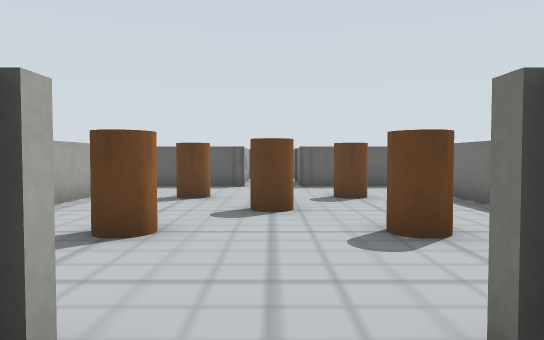
View 1 (above)

15 first-person views from a walk through a robot-simulator world made for Gazebo. The camera is 0.49 m above the floor, tilts 2° down and sees 70° across. The floor is counted in squares, 0.5 m on a side. Each view is taken from the middle of a square. On the plan, view 1 faces up. The plan holds only what a view shows up to about 13 squares ahead; the rest is blank. The place goes on beyond the plan.

View 2
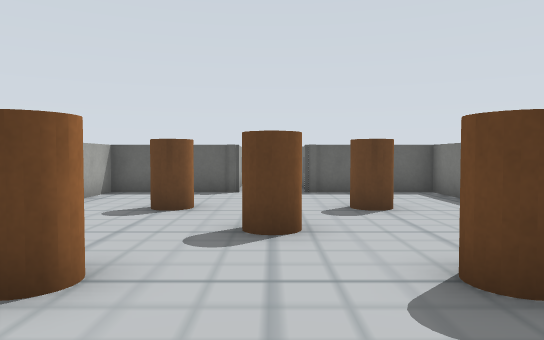

View 3
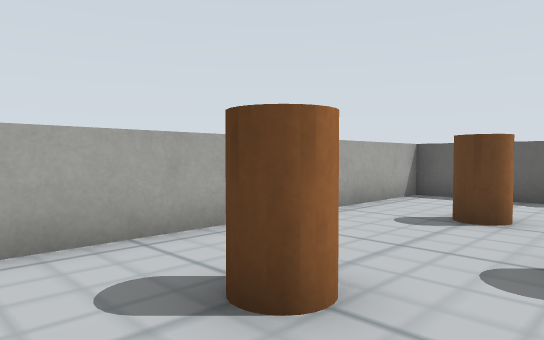

View 4
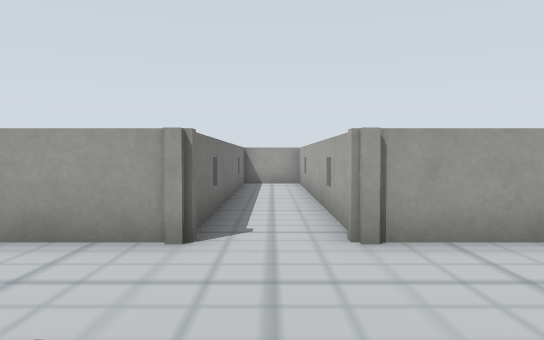

View 5
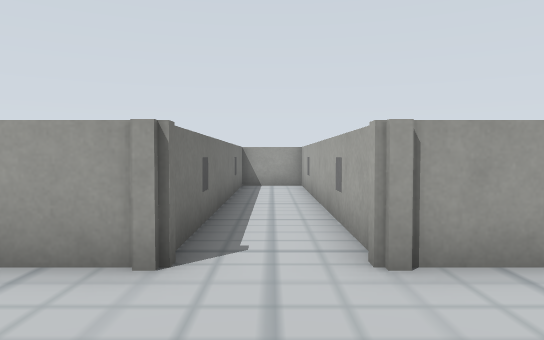

View 6
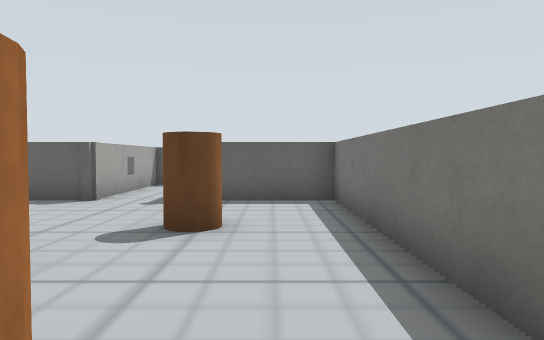

View 7
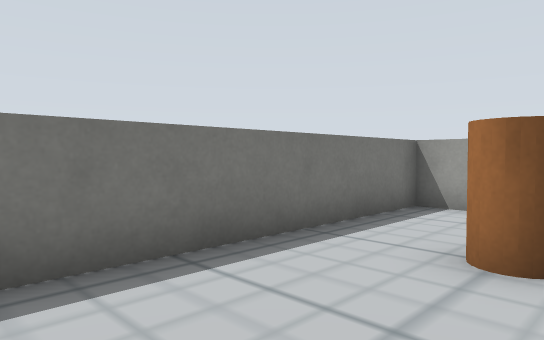

View 8
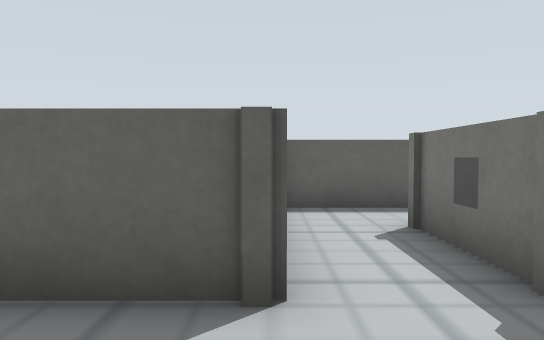

View 9
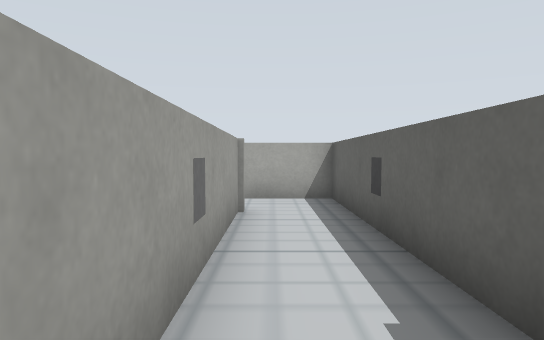

View 10
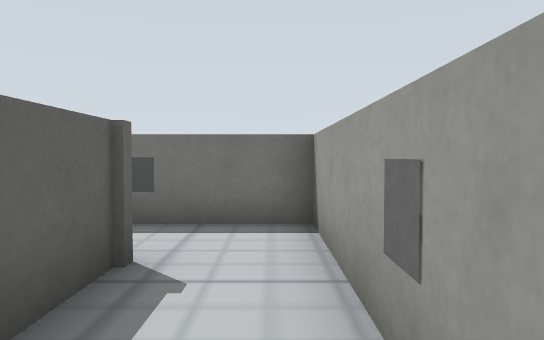

View 11
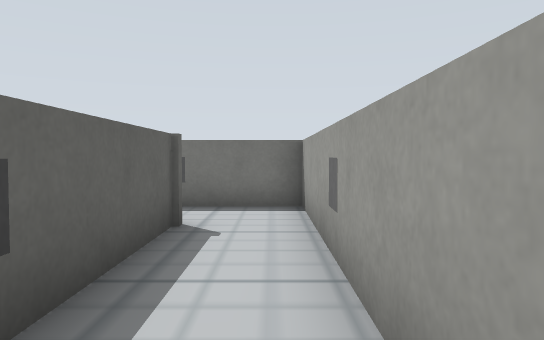

View 12
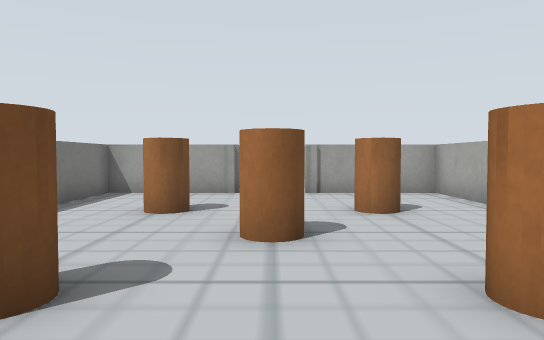

View 13
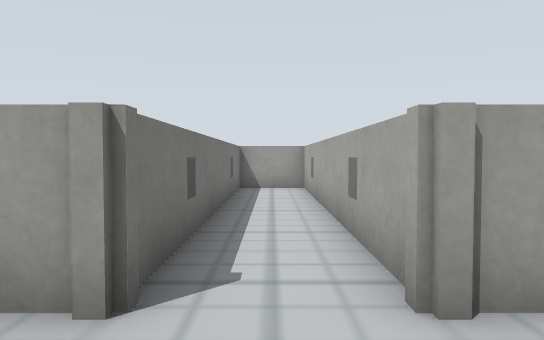

View 14
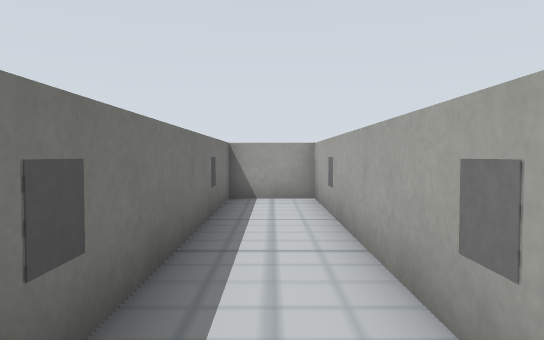

View 15
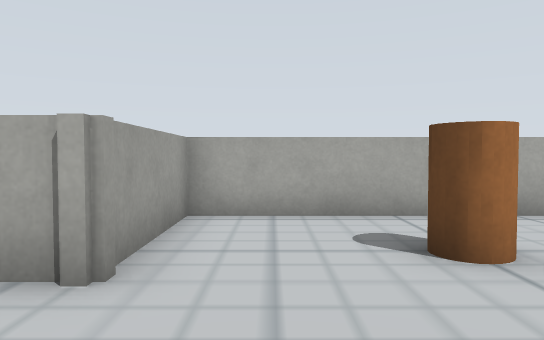

### Floor plan
Ten units are one square. View 1 is at (0, 0); x grows to the right and y downward. Boxes are objects, and circles mark ways between rooms. Rooms are numbered by the first view taken in them; rooms with no view inside come last. Other rooms are left out.
<svg viewBox="-49 -180 140 265">
<path fill="none" stroke="#000" d="M-10 -155 -10 -126 -44 -126 -44 -16 -10 -16 -10 80 10 80 10 -16 44 -16 44 -126 10 -126 10 -154M64 -154 86 -154 86 -175M10 -154 64 -154M66 -174 -10 -174 -10 -155"/>
<rect x="-25" y="-55" width="10" height="10" fill="#bbb"><title>orange cylinder</title></rect>
<rect x="-25" y="-105" width="10" height="20" fill="#bbb"><title>orange cylinder</title></rect>
<rect x="-5" y="-85" width="10" height="20" fill="#bbb"><title>orange cylinder</title></rect>
<rect x="15" y="-55" width="10" height="10" fill="#bbb"><title>orange cylinder</title></rect>
<rect x="15" y="-105" width="10" height="20" fill="#bbb"><title>orange cylinder</title></rect>
<rect x="45" y="-155" width="10" height="10" fill="#bbb"><title>marker</title></rect>
<circle cx="0" cy="-150" r="3" fill="#2a7"/>
<circle cx="60" cy="-160" r="3" fill="#2a7"/>
<text x="0" y="-70">1</text>
<text x="70" y="-170">2</text>
<text x="30" y="-160">3</text>
</svg>
Room 1 opens to room 3. Room 2 opens to room 3.

Where each view was taken, in squares from view 1:
view 1: 0 up, 0 right, facing up
view 2: 2 up, 0 right, facing up
view 3: 3 up, 0 right, facing up-left
view 4: 6 up, 0 right, facing down
view 5: 5 up, 0 right, facing down
view 6: 4 up, 3 right, facing up
view 7: 9 up, 1 right, facing down-right
view 8: 10 up, 1 left, facing up
view 9: 16 up, 8 right, facing left
view 10: 16 up, 3 right, facing right
view 11: 16 up, 1 right, facing right
view 12: 12 up, 0 right, facing down
view 13: 4 up, 0 right, facing down
view 14: 1 up, 0 right, facing down
view 15: 3 up, 2 right, facing left
